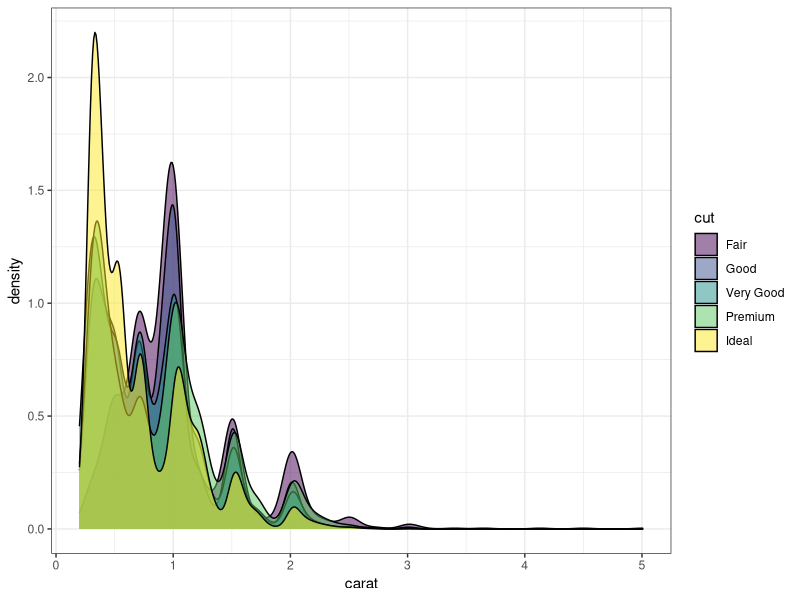
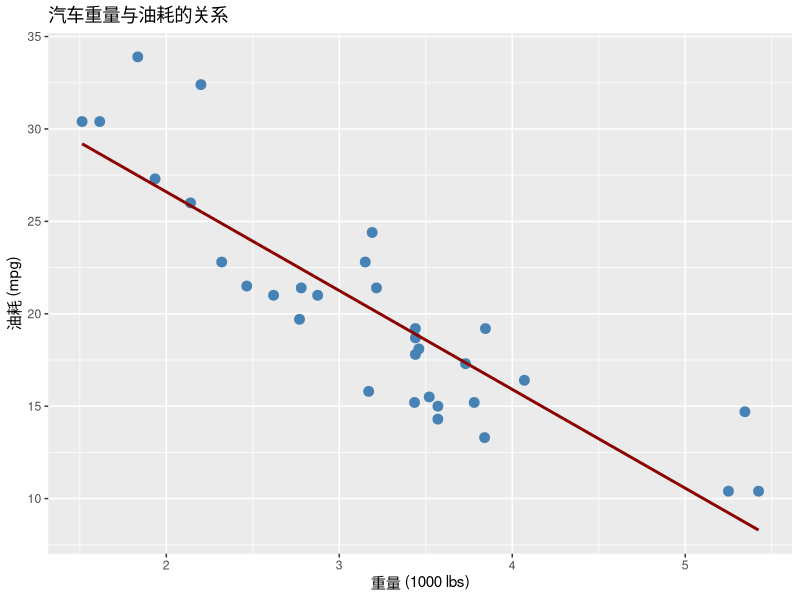

Generate these figures, in order, with R:
## ---- chunk 1
library(ggplot2)
# ggplot2 绘制密度图
ggplot(diamonds, aes(x=carat, fill=cut)) + 
  geom_density(alpha=0.5) +
  theme_bw()
## ---- chunk 2
# 加载 ggplot2 包并使用内置数据集绘图
library(ggplot2)
data(mtcars)

ggplot(mtcars, aes(x = wt, y = mpg)) +
  geom_point(color = "steelblue", size = 3) +
  geom_smooth(method = "lm", se = FALSE, color = "darkred") +
  labs(title = "汽车重量与油耗的关系", x = "重量 (1000 lbs)", y = "油耗 (mpg)")
